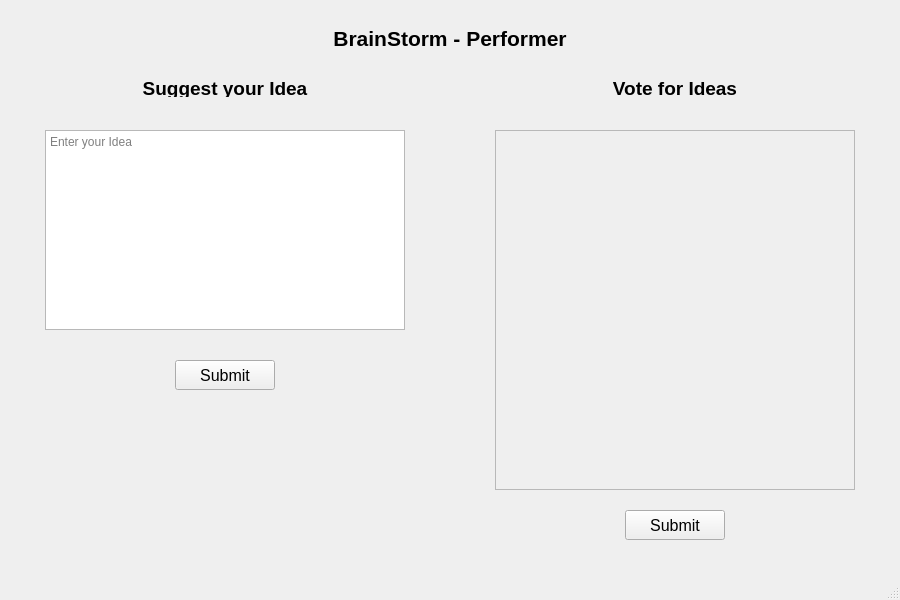
<?xml version="1.0" encoding="UTF-8"?>
<ui version="4.0">
 <class>MainWindow</class>
 <widget class="QMainWindow" name="MainWindow">
  <property name="geometry">
   <rect>
    <x>0</x>
    <y>0</y>
    <width>900</width>
    <height>600</height>
   </rect>
  </property>
  <property name="minimumSize">
   <size>
    <width>900</width>
    <height>600</height>
   </size>
  </property>
  <property name="maximumSize">
   <size>
    <width>900</width>
    <height>600</height>
   </size>
  </property>
  <property name="windowTitle">
   <string>BrainStorm - Performer</string>
  </property>
  <property name="windowIcon">
   <iconset theme="QIcon::ThemeIcon::ListAdd"/>
  </property>
  <widget class="QWidget" name="centralwidget">
   <widget class="QLabel" name="label_Title">
    <property name="geometry">
     <rect>
      <x>320</x>
      <y>30</y>
      <width>260</width>
      <height>17</height>
     </rect>
    </property>
    <property name="font">
     <font>
      <pointsize>16</pointsize>
      <bold>true</bold>
     </font>
    </property>
    <property name="text">
     <string>BrainStorm - Performer</string>
    </property>
    <property name="alignment">
     <set>Qt::AlignmentFlag::AlignCenter</set>
    </property>
   </widget>
   <widget class="QTextEdit" name="textEdit_IdeaText">
    <property name="geometry">
     <rect>
      <x>45</x>
      <y>130</y>
      <width>360</width>
      <height>200</height>
     </rect>
    </property>
    <property name="placeholderText">
     <string>Enter your Idea</string>
    </property>
   </widget>
   <widget class="QLabel" name="label_Suggest">
    <property name="geometry">
     <rect>
      <x>95</x>
      <y>80</y>
      <width>260</width>
      <height>17</height>
     </rect>
    </property>
    <property name="font">
     <font>
      <pointsize>14</pointsize>
      <bold>true</bold>
     </font>
    </property>
    <property name="text">
     <string>Suggest your Idea</string>
    </property>
    <property name="alignment">
     <set>Qt::AlignmentFlag::AlignCenter</set>
    </property>
   </widget>
   <widget class="QLabel" name="label_Vote">
    <property name="geometry">
     <rect>
      <x>545</x>
      <y>80</y>
      <width>260</width>
      <height>17</height>
     </rect>
    </property>
    <property name="font">
     <font>
      <pointsize>14</pointsize>
      <bold>true</bold>
     </font>
    </property>
    <property name="text">
     <string>Vote for Ideas</string>
    </property>
    <property name="alignment">
     <set>Qt::AlignmentFlag::AlignCenter</set>
    </property>
   </widget>
   <widget class="QPushButton" name="btn_SubbmitIdea">
    <property name="geometry">
     <rect>
      <x>175</x>
      <y>360</y>
      <width>100</width>
      <height>30</height>
     </rect>
    </property>
    <property name="font">
     <font>
      <pointsize>12</pointsize>
      <bold>false</bold>
     </font>
    </property>
    <property name="text">
     <string>Submit</string>
    </property>
   </widget>
   <widget class="QPushButton" name="btn_SubmitVotes">
    <property name="geometry">
     <rect>
      <x>625</x>
      <y>510</y>
      <width>100</width>
      <height>30</height>
     </rect>
    </property>
    <property name="font">
     <font>
      <pointsize>12</pointsize>
     </font>
    </property>
    <property name="text">
     <string>Submit</string>
    </property>
   </widget>
   <widget class="QScrollArea" name="scrollArea_IdeasCheckboxes">
    <property name="geometry">
     <rect>
      <x>495</x>
      <y>130</y>
      <width>360</width>
      <height>360</height>
     </rect>
    </property>
    <property name="widgetResizable">
     <bool>true</bool>
    </property>
    <widget class="QWidget" name="scrollAreaWidgetContents">
     <property name="geometry">
      <rect>
       <x>0</x>
       <y>0</y>
       <width>358</width>
       <height>358</height>
      </rect>
     </property>
    </widget>
   </widget>
  </widget>
  <widget class="QMenuBar" name="menubar">
   <property name="geometry">
    <rect>
     <x>0</x>
     <y>0</y>
     <width>900</width>
     <height>22</height>
    </rect>
   </property>
  </widget>
  <widget class="QStatusBar" name="statusbar"/>
 </widget>
 <resources/>
 <connections/>
</ui>
